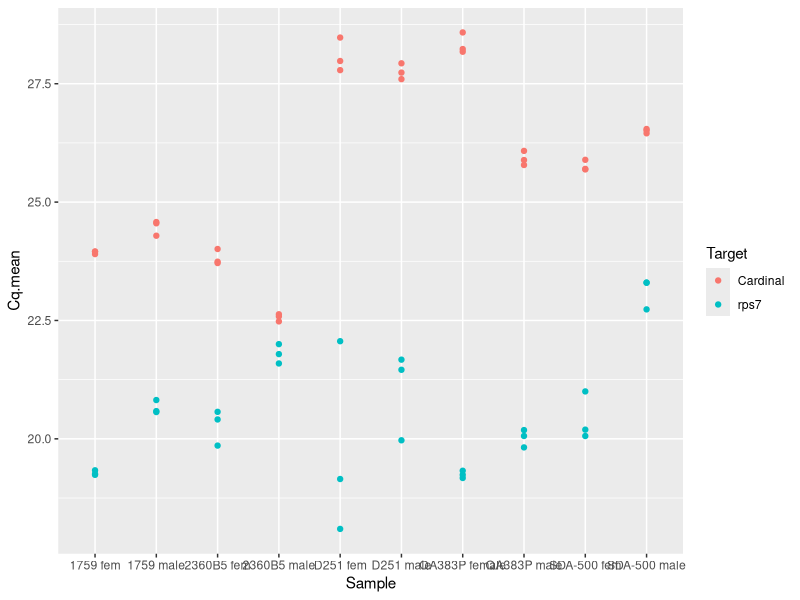
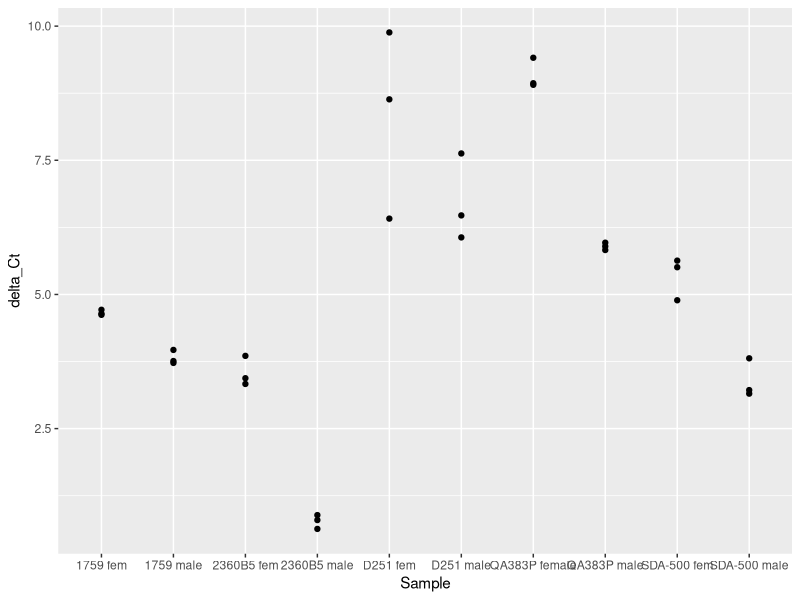
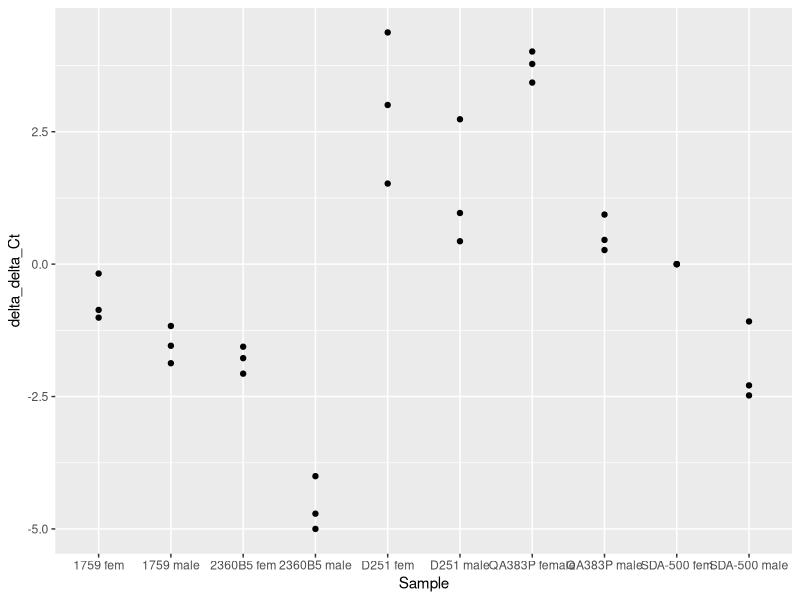
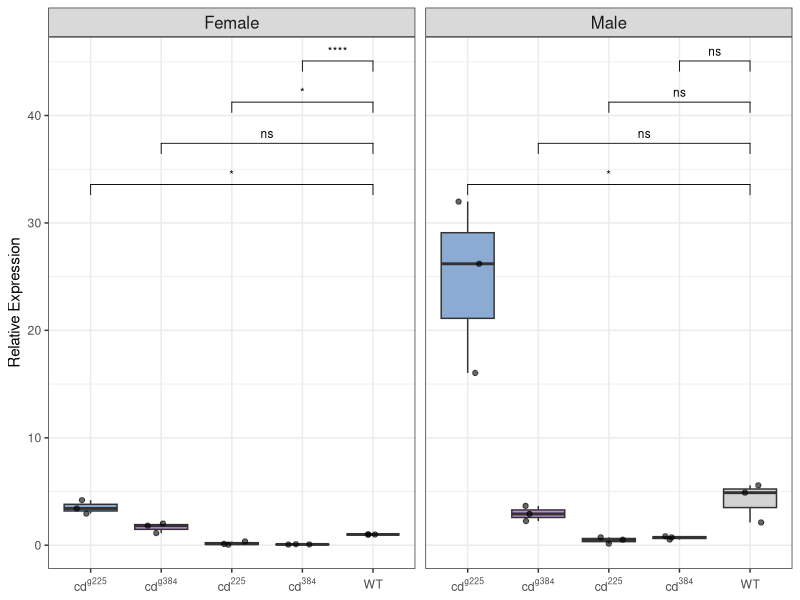
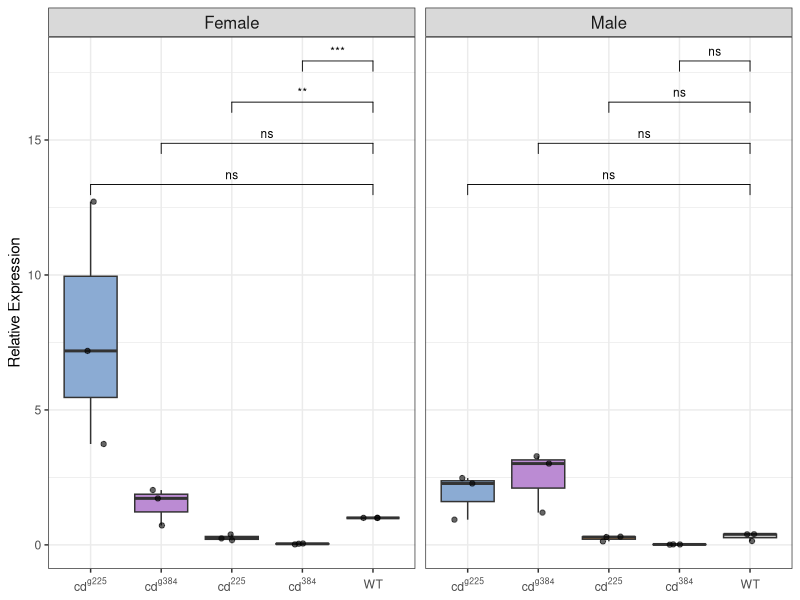

Source code (R) for these figures, in order: (Note: this script raises an error after producing the figures.)

#open data
data <- read.csv("data/Cardinal_Rps7_Results_20250611.csv")

#load ggplot2
library(ggplot2)

#remove NTCs
library(dplyr)
tidy_data <- data %>%
  filter(Sample != "NTC")

#convert Ct column into numerical
summarised_data <- tidy_data %>%
  mutate(Cq = as.numeric(Cq)) %>%
  group_by(Sample, Target, Replicate) %>%
  summarise(Cq.mean = mean(Cq))

#Plot the mean_Ct for a quick comparison
ggplot(summarised_data, aes(x = Sample, y = Cq.mean, colour = Target)) +
  geom_point()

##Analyse the data using the delta-delta-Ct method
target_data <- summarised_data %>%
  filter(Target == "Cardinal")

ref_data <- summarised_data %>%
  filter(Target == "rps7") %>%
  rename("Cq.ref" = "Cq.mean")
#use the left.join function to merge both tables according to Sample_Name
combined_data <- left_join(target_data, ref_data, by = c("Sample", "Replicate"))
##Use the mutate function to create a new column containing the delta Ct value
combined_data <- mutate(combined_data, delta_Ct = Cq.mean - Cq.ref)
#plot the deltaCt values
ggplot(combined_data, aes(x = Sample, y = delta_Ct)) +
  geom_point()

##calculate the mean_deltaCt value for each treatment
treatment_summary <- combined_data %>%
  group_by(Sample, Replicate) %>%
  summarise(mean_deltaCt = mean(delta_Ct))
##calculate the delta delta Ct value of each replicate compared to the control sample
mean_control <- filter(treatment_summary, Sample == "SDA-500 fem") %>%
  pull(mean_deltaCt)

combined_data <- combined_data %>%
  mutate(delta_delta_Ct = delta_Ct - mean_control)

ggplot(combined_data, aes(x = Sample, y = delta_delta_Ct)) +
  geom_point()

combined_data <- combined_data %>%
  mutate(Relative_Expression = 2^(-delta_delta_Ct))
                      
#plot the mean
library(ggpubr)
library(tidyr)

#separate sample in sample and sex
combined_data <- combined_data %>%
separate(Sample, into = c("Sample", "Sex"), sep = " ", remove = TRUE)

#Rename fem into female in the sex column
combined_data$Sex <- recode(combined_data$Sex, "fem" = "Female", "female" = "Female", "male" = "Male")

#write list of comparisons for the female sex
comparisons <- list(
  c("2360B5", "SDA-500"),
  c("1759", "SDA-500"),
  c("D251", "SDA-500"),
  c("QA383P", "SDA-500")
)

#change the order of the sample column
combined_data$Sample <- factor(combined_data$Sample, levels = c(
  "2360B5",
  "1759",
  "D251",
  "QA383P",
  "SDA-500"))

#check levels
levels(combined_data$Sample)

sample_name <- c(
  "2360B5" = expression("cd"^"g225"),
  "1759" = expression("cd"^"g384"),
  "D251" = expression("cd"^225),
  "QA383P" = expression("cd"^384),
  "SDA-500" = expression("WT")
)

#Define colors for each sample
id_colors <- c(
  "2360B5" = "#8BABD3",
  "1759" = "#BB8BD3",
  "D251" = "#FFA040",
  "QA383P" = "#FFE699",
  "SDA-500" = "lightgray")
                  
#Plot the graph
ggplot(combined_data, aes(x = Sample, y = Relative_Expression, fill = Sample)) +
  geom_boxplot(outlier.shape = NA) +          
  geom_jitter(width = 0.2, alpha = 0.6) +     
  facet_grid(. ~Sex, scales = "free_x", space = "free_x") +
  stat_compare_means(comparisons = comparisons,
                     method = "t.test", label = "p.signif", size = 3) +
  scale_x_discrete(labels = sample_name) +
  labs(x = NULL, y = "Relative Expression") +
    theme_bw() +
  theme(
    strip.text = element_text(size = 12),
    axis.text.x = element_text(angle = 0, vjust = 0.5),
    panel.spacing = unit(0.5, "lines"),
    legend.position = "none") +
  scale_fill_manual(values = id_colors)






#open data
data2 <- read.csv("data/Cardinal_GADPH_Results_20250613.csv")


#remove NTC from Sample
tidy_data2 <- data2 %>%
  filter(Sample !="NTC")

#convert Cq to numeric and group group table by sample, target and replicate
summarised_data2 <- tidy_data2 %>%
  mutate(Cq = as.numeric(Cq)) %>%
  group_by(Sample, Target, Replicate) %>%
  summarise(Cq.mean = mean(Cq))

#filter by target
target_data2 <- summarised_data2 %>%
  filter(Target == "Cardinal")

#filter by reference gene
ref_data2 <- summarised_data2 %>%
  filter(Target == "GAPDH") %>%
  rename("Cq.ref" = "Cq.mean")

#combine both tables
combined_data2 <- left_join(target_data2, ref_data2, by = c("Sample", "Replicate"))
# calculate delta_Ct
combined_data2 <- combined_data2 %>%
  mutate(delta_CT = Cq.mean - Cq.ref)
#calculate mean delta_Ct value
treatment_summary2 <- combined_data2 %>%
  group_by(Sample, Replicate) %>%
  summarise(delta_CT.mean = mean(delta_CT))
#Indicate reference sample
mean_control2 <- filter(treatment_summary2, Sample == "SDA-500 fem") %>%
  pull(delta_CT.mean)
#calculate delta_delta_Ct value
combined_data2 <- combined_data2 %>%
  mutate(delta_delta_Ct = delta_CT - mean_control2)
#calculate relative expression
combined_data2 <- combined_data2 %>%
  mutate(Relative_Expression = 2^(-delta_delta_Ct))

#separate sample from sex
combined_data2 <- combined_data2 %>%
  separate(Sample, into = c("Sample", "Sex"), sep = " ")

#Rename fem, female and male into Female and Male
combined_data2$Sex <- recode(combined_data2$Sex, "fem" = "Female", "female" ="Female", "male" = "Male")

#Change the order of the Sample column
combined_data2$Sample <- factor(combined_data2$Sample, levels = c(
  "2360B5",
  "1759",
  "D251",
  "QA383P",
  "SDA-500"
))

#check the order
levels(combined_data2$Sample)

#Change the Sample names
sample_name <- c(
  "2360B5" = expression("cd"^"g225"),
  "1759" = expression("cd"^"g384"),
  "D251" = expression("cd"^225),
  "QA383P" = expression("cd"^384),
  "SDA-500" = expression("WT")
)

#set up comparisons
comparisons <- list(
  c("2360B5", "SDA-500"),
  c("1759", "SDA-500"),
  c("D251", "SDA-500"),
  c("QA383P", "SDA-500")
)

#Define colors for each sample
id_colors <- c(
  "2360B5" = "#8BABD3",
  "1759" = "#BB8BD3",
  "D251" = "#FFA040",
  "QA383P" = "#FFE699",
  "SDA-500" = "lightgray")

#plot graph
ggplot(combined_data2, aes(x = Sample, y = Relative_Expression, fill = Sample)) +
  geom_boxplot(outlier.shape = NA) +
  geom_jitter(width = 0.2, alpha = 0.6) +
  facet_grid(.~Sex, scales = "free_x", space = "free_x") +
  stat_compare_means(comparisons = comparisons,
                     method = "t.test", label = "p.signif", size = 3) +
  scale_x_discrete(labels = sample_name) +
  labs(x = NULL, y = "Relative Expression") +
  theme_bw() +
  theme(
    strip.text = element_text(size = 12),
    axis.text.x = element_text(angle = 0, vjust = 0.5),
    panel.spacing = unit(0.5, "lines"),
    legend.position = "none") +
  scale_fill_manual(values = id_colors)


##
model <- glm(delta_delta_Ct ~ Sample * Sex, data = combined_data2, family = gaussian)

emm <- emmeans(model, ~ Sample | Sex)

# Step 2: Apply treatment vs control contrasts within each Sex
# Replace "Control" with the actual control Sample level
contrasts_by_sex <- contrast(emm, method = "trt.vs.ctrl", ref = "SDA-500", adjust = "none")

# Step 3: View the results
summary(contrasts_by_sex)
